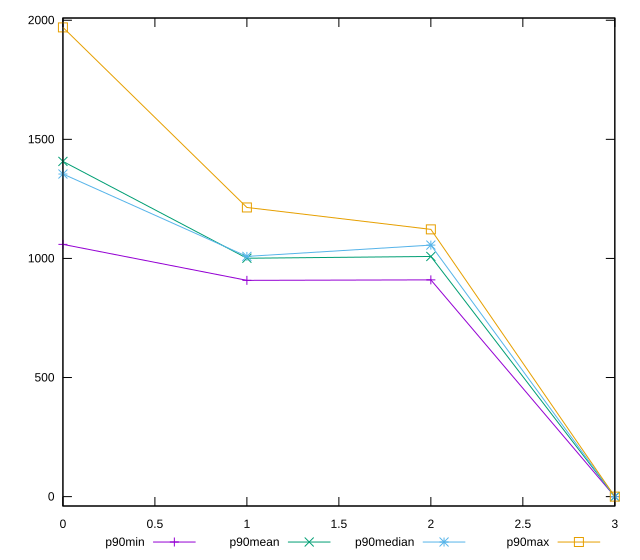

Generate this figure with gnuplot:
reset

$p90Min <<EOF
0 1059
1 908
2 910
3 0
EOF

$p90Mean <<EOF
0 1407.3936170212767
1 1000.8191489361702
2 1008.2688172043011
3 0
EOF

$p90Median <<EOF
0 1354.5
1 1008.5
2 1056
3 0
EOF

$p90Max <<EOF
0 1970
1 1214
2 1122
3 0
EOF

set key outside below
set xrange [0:3]
set yrange [-39.4:2009.4]
set trange [-39.4:2009.4]
set terminal svg size 640, 560 enhanced background rgb 'white'
set output "report/report_00029_2021-02-24T13-36-40.390Z/uses-rel-preload/progression/value.svg"

plot $p90Min title "p90min" with linespoints, \
     $p90Mean title "p90mean" with linespoints, \
     $p90Median title "p90median" with linespoints, \
     $p90Max title "p90max" with linespoints

reset
